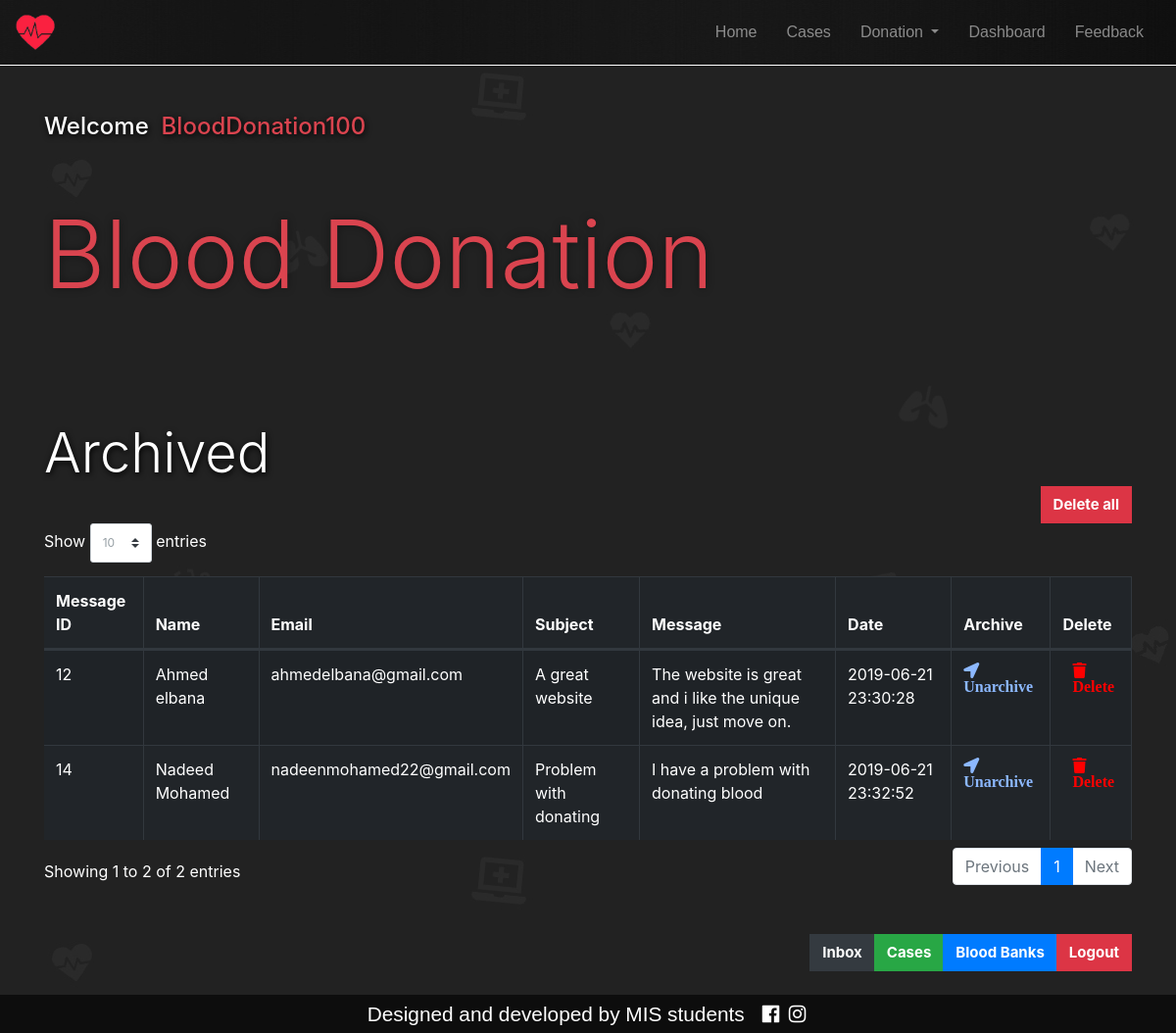
/archived.php (signed in), run on the app's committed database.
### tables this page shows
CREATE TABLE IF NOT EXISTS `inbox` (
  `id` int(11) NOT NULL AUTO_INCREMENT,
  `name` varchar(255) NOT NULL,
  `email` varchar(255) NOT NULL,
  `subject` varchar(255) NOT NULL,
  `msg` varchar(255) NOT NULL,
  `created_at` timestamp NOT NULL DEFAULT CURRENT_TIMESTAMP,
  `archived` bit(1) NOT NULL DEFAULT b'0',
  PRIMARY KEY (`id`)
);

### archived.php (the view, shortened to what this page needs)
<?php
$user = $_SESSION["user_info1"];
$userNameAdminstrator= $user["Name"];
include'header.php';
?>
<div class="container subTitleShadow ">
  <h4> Welcome &nbsp;<div class="welcomeColor d-inline-block wow animated zoomIn" data-wow-duration="1s" data-wow-delay="0s"><?php echo $userNameAdminstrator ?></div></h4>
</div>
<div class="container display-1 bloodDTEXT bloodTextSM titleShadow">
    <p>Blood Donation</p>
</div>
<br />
<br />
<br />
<br />
<div class="container display-4 subTitleShadow">Archived
<br />
</div>
<div class="container d-flex justify-content-end">
  <button onclick="location.href='delete_all.php'" type="button" class="btn btn-danger ">Delete all</button>
</div>
<div class="container">
    <table id="cases" class="table table-striped table-bordered table-hover table-dark" style="width:100%">
        <thead>
            <tr>
                <th>Message ID</th>
                <th>Name</th>
                <th>Email</th>
                <th>Subject</th>
                <th>Message</th>
                <th>Date</th>
                <th>Archive</th>
                <th>Delete</th>
            </tr>
        </thead>
        <tbody>
            <?php
        $cn = mysqli_connect("localhost" ,"root","","blood_donation");
                    mysqli_set_charset($cn,"utf8");
        $rslt = mysqli_query($cn , "select  id , name , email , subject, msg , created_at from inbox where archived = 1 ");
        while($row = mysqli_fetch_row($rslt))
        {
          ?>
            <tr>
                <td><?php echo $row[0]?></td>
                <td><?php echo $row[1]?></td>
                <td><?php echo $row[2]?></td>
                <td><?php echo $row[3]?></td>
                <td><?php echo $row[4]?></td>
                <td><?php echo $row[5]?></td>
                <td><a href="un_archive.php?postID=<?php echo $row[0]?>" class="fas fa-location-arrow editIcon"> Unarchive</a></td>
                <td><a href="delete_msg.php?postID=<?php echo $row[0]?>" class="fas fa-trash trashIcon"> Delete</a></td>
            </tr>
            <?php
        }
      ?>
        </tbody>
    </table>
</div>
<br />
<br />
<div class="container buttonsForAdmins  d-flex justify-content-end">
<div class="btn-group">
  <button onclick="location.href='inbox.php'" type="button" class="btn btn-dark">Inbox</button>
  <button onclick="location.href='Admin_cases.php'" type="button" class="btn btn-success">Cases</button>
  <button onclick="location.href='Admin_bloodBanks.php'" type="button" class="btn btn-primary">Blood Banks</button>
  <button onclick="location.href='bloodbank_logout.php'" type="button" class="btn btn-danger">Logout</button>
</div>
</div>
<br />
<?php include'footer.php';  ?>

### style.css (style rules this page uses)
body { margin: 0; width: 100%; }
body, html { overflow: auto; background-image: url(Media/backgroundIcons.jpg); background-color: #222; color: #fff; }
.bloodDTEXT { color: #da444f; }
@media (min-width: 767px) { .bloodDTEXT { padding-top: 50px; } }
.form-control, .btn { border-radius: 3px; }
.form-control, .btn { min-height: 38px; }
.btn { font-size: 15px; font-weight: bold; border-radius: 0; }
.subTitleShadow { text-shadow: 1px 2px 6px #000; }
.titleShadow { text-shadow: 0px 0px 8px rgba(0, 0, 0, 0.4); }
.editIcon { color: #8cb8ff; }
.trashIcon { color: #ff0000; padding-left: 10px; }
.welcomeColor { color: #da444f; }

### data on the page
inbox: id "12", name "Ahmed elbana", email "ahmedelbana@gmail.com", subject "A great website", msg "The website is great and i like the unique idea, just move on.", created_at "2019-06-21 23:30:28"
inbox: id "14", name "Nadeed Mohamed", email "nadeenmohamed22@gmail.com", subject "Problem with donating", msg "I have a problem with donating blood", created_at "2019-06-21 23:32:52"

### other printed values
$userNameAdminstrator "BloodDonation100"
